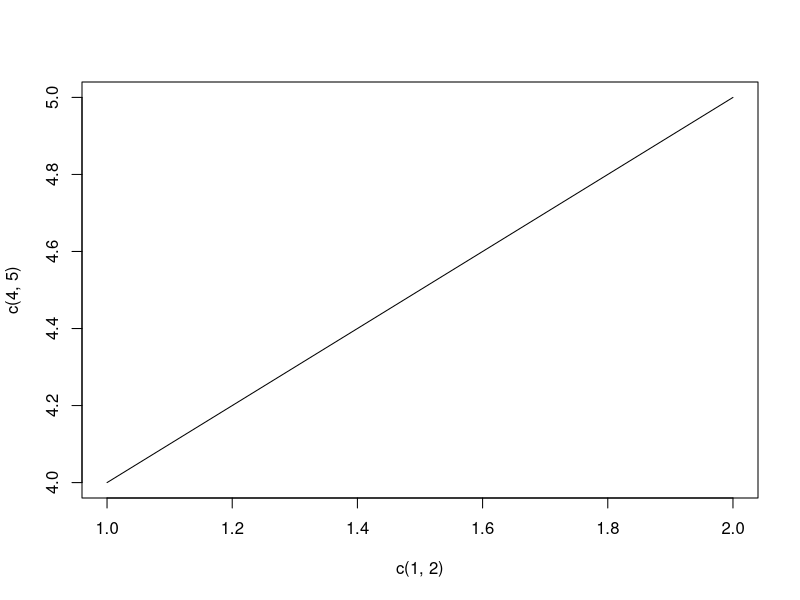

Here is the R script that generated this plot:
## ---- chunk 1
1 + 1
## ---- chunk 2
#| echo: false
#| results: hide
#| warning: false
#| message: false
pdf("../assets/basic_plot.pdf", width = 7, height = 5)
plot(c(1,2),c(4,5), type = "l")
dev.off()
